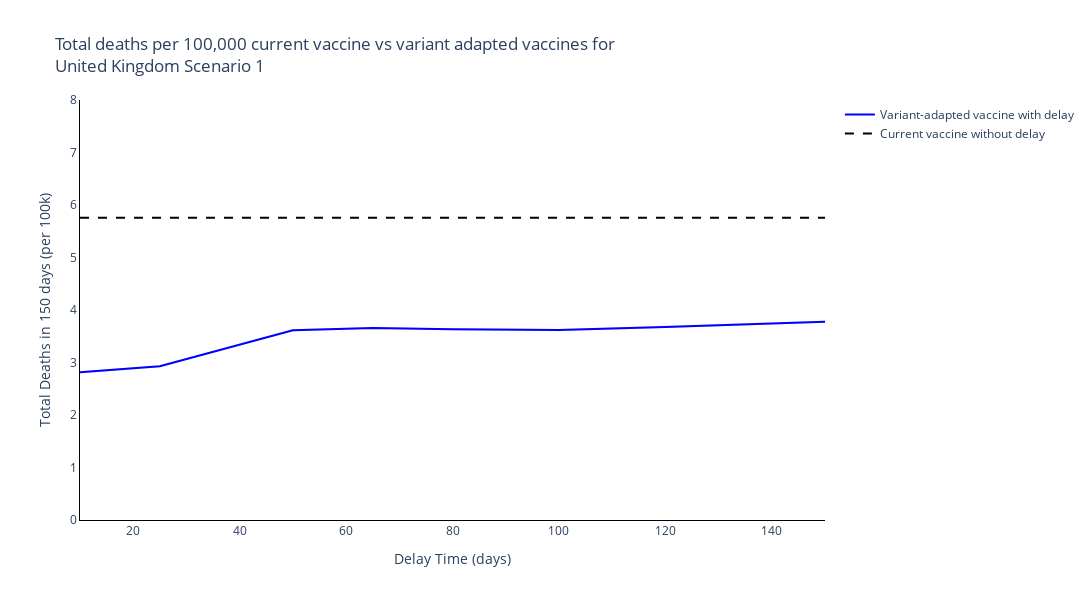
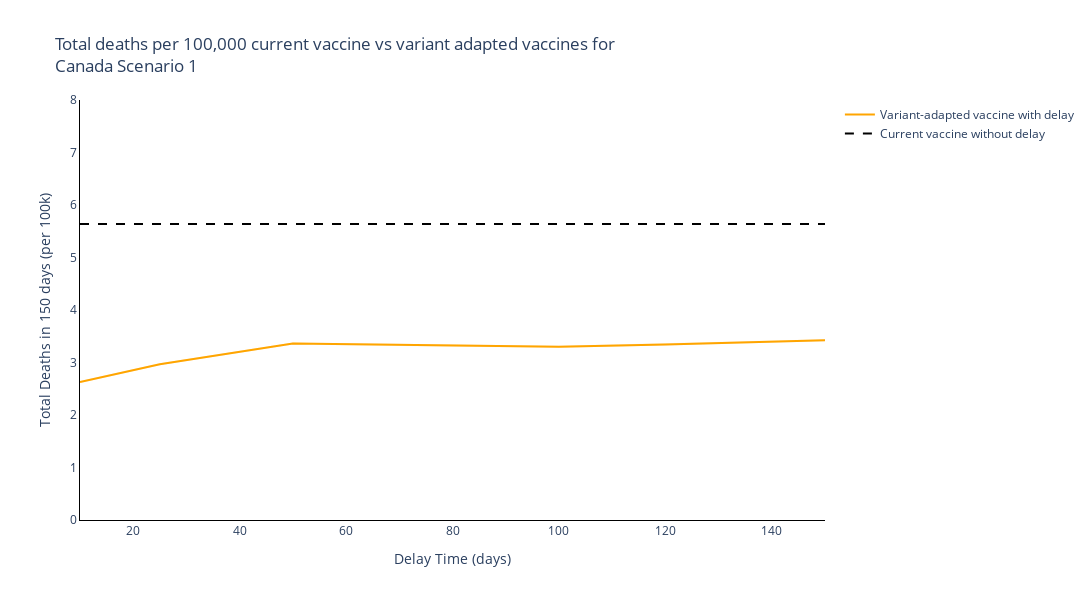
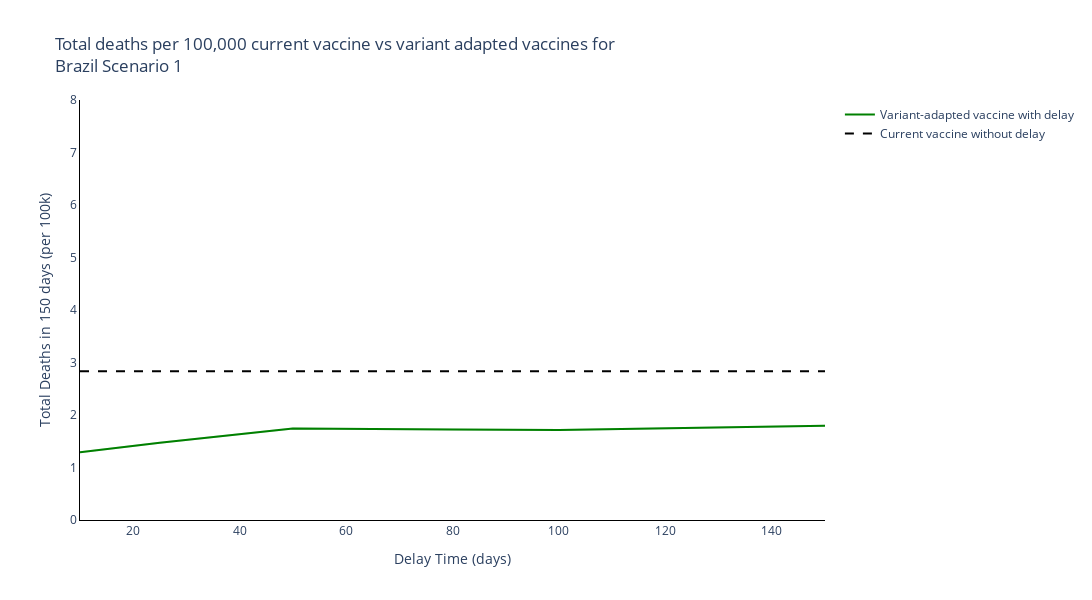
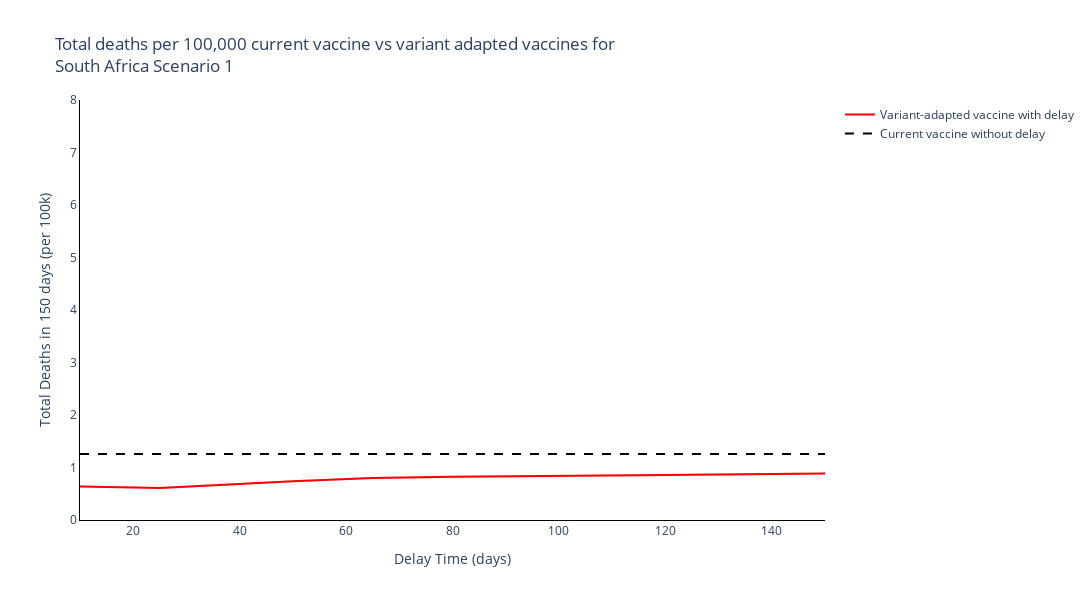

The notebook cell saved with these charts, in order:
### Markdown cell above
## Summary Figures
### Time of switch from current to variant adapted vaccines

### Code cell
new_scenario_names = ['Scenario {}'.format(s+1) for s, scenario in enumerate(scenario_names[:-1])] + [scenario_names[-1]]

# Plot for each region
for s, scenario in enumerate(new_scenario_names):
    # Plot for each boosting scenario
    for r, reg in enumerate(regions):
        fig = go.Figure()
        fig.add_trace(
            go.Scatter(
                y=[np.sum(var_adapted_delayed_total_new_deaths_mean[r][dt, s, :]) for dt, delay_time in enumerate(delay_times)],
                x=delay_times,
                mode='lines',
                name='Variant-adapted vaccine with delay',
                line=dict(
                    color=colours[r]),
            )
        )

        fig.add_trace(
            go.Scatter(
                y=[np.sum(var_adapted_delayed_total_new_deaths_upper[r][dt, s, :]) for dt, delay_time in enumerate(delay_times)] + [np.sum(var_adapted_delayed_total_new_deaths_lower[r][dt, s, :]) for dt, delay_time in enumerate(delay_times)][::-1],
                x=delay_times + delay_times[::-1],
                mode='lines',
                name='Variant-adapted vaccine with delay',
                fill='toself',
                fillcolor=colours[r],
                line_color=colours[r],
                opacity=0.15,
                showlegend=False
            )
        )

        fig.add_trace(
            go.Scatter(
                y=[np.sum(current_vacc_total_new_deaths_mean[r][s,:])] * len(delay_times),
                x=delay_times,
                mode='lines',
                name='Current vaccine without delay',
                line=dict(
                    color='black',
                    dash='dash')
            )
        )

        # Add axis labels
        fig.update_layout(
            boxmode='group',
            title='Total deaths per 100,000 current vaccine vs variant adapted vaccines for <br>{} {}'.format(reg, scenario),
            width=1100,
            height=600,
            plot_bgcolor='white',
            xaxis=dict(
                linecolor='black',
                title='Delay Time (days)'
                ),
            yaxis=dict(
                linecolor='black',
                title='Total Deaths in 150 days (per 100k)',
                range=[0, 8]),
            hovermode='x unified'
            )

        fig.write_image('images/report5_time_switch_vaccine_type/Time of switch from current to variant adapted vaccines {} {}.pdf'.format(reg, scenario))
        fig.show()

### Figure 1 — Plotly figure (JSON) as saved in the notebook; plotly's stock layout.template omitted (floating-point values rounded to 4 significant figures)
{"data": [{"line": {"color": "blue"}, "mode": "lines", "name": "Variant-adapted vaccine with delay", "type": "scatter", "x": [10, 25, 50, 65, 80, 100, 120, 150], "y": [2.815, 2.929, 3.612, 3.656, 3.634, 3.617, 3.675, 3.776]}, {"fill": "toself", "fillcolor": "blue", "line": {"color": "blue"}, "mode": "lines", "name": "Variant-adapted vaccine with delay", "opacity": 0.15, "showlegend": false, "type": "scatter", "x": [10, 25, 50, 65, 80, 100, 120, 150, 150, 120, 100, 80, 65, 50, 25, 10], "y": [2.815, 2.929, 3.612, 3.656, 3.634, 3.617, 3.675, 3.776, 3.776, 3.675, 3.617, 3.634, 3.656, 3.612, 2.929, 2.815]}, {"line": {"color": "black", "dash": "dash"}, "mode": "lines", "name": "Current vaccine without delay", "type": "scatter", "x": [10, 25, 50, 65, 80, 100, 120, 150], "y": [5.755, 5.755, 5.755, 5.755, 5.755, 5.755, 5.755, 5.755]}], "layout": {"boxmode": "group", "height": 600, "hovermode": "x unified", "plot_bgcolor": "white", "title": {"text": "Total deaths per 100,000 current vaccine vs variant adapted vaccines for <br>United Kingdom Scenario 1"}, "width": 1100, "xaxis": {"linecolor": "black", "title": {"text": "Delay Time (days)"}}, "yaxis": {"linecolor": "black", "range": [0, 8], "title": {"text": "Total Deaths in 150 days (per 100k)"}}}}

### Figure 2 — Plotly figure (JSON) as saved in the notebook; plotly's stock layout.template omitted (floating-point values rounded to 4 significant figures)
{"data": [{"line": {"color": "orange"}, "mode": "lines", "name": "Variant-adapted vaccine with delay", "type": "scatter", "x": [10, 25, 50, 65, 80, 100, 120, 150], "y": [2.63, 2.967, 3.364, 3.346, 3.318, 3.302, 3.345, 3.425]}, {"fill": "toself", "fillcolor": "orange", "line": {"color": "orange"}, "mode": "lines", "name": "Variant-adapted vaccine with delay", "opacity": 0.15, "showlegend": false, "type": "scatter", "x": [10, 25, 50, 65, 80, 100, 120, 150, 150, 120, 100, 80, 65, 50, 25, 10], "y": [2.63, 2.967, 3.364, 3.346, 3.318, 3.302, 3.345, 3.425, 3.425, 3.345, 3.302, 3.318, 3.346, 3.364, 2.967, 2.63]}, {"line": {"color": "black", "dash": "dash"}, "mode": "lines", "name": "Current vaccine without delay", "type": "scatter", "x": [10, 25, 50, 65, 80, 100, 120, 150], "y": [5.636, 5.636, 5.636, 5.636, 5.636, 5.636, 5.636, 5.636]}], "layout": {"boxmode": "group", "height": 600, "hovermode": "x unified", "plot_bgcolor": "white", "title": {"text": "Total deaths per 100,000 current vaccine vs variant adapted vaccines for <br>Canada Scenario 1"}, "width": 1100, "xaxis": {"linecolor": "black", "title": {"text": "Delay Time (days)"}}, "yaxis": {"linecolor": "black", "range": [0, 8], "title": {"text": "Total Deaths in 150 days (per 100k)"}}}}

### Figure 3 — Plotly figure (JSON) as saved in the notebook; plotly's stock layout.template omitted (floating-point values rounded to 4 significant figures)
{"data": [{"line": {"color": "green"}, "mode": "lines", "name": "Variant-adapted vaccine with delay", "type": "scatter", "x": [10, 25, 50, 65, 80, 100, 120, 150], "y": [1.289, 1.471, 1.744, 1.74, 1.723, 1.714, 1.744, 1.796]}, {"fill": "toself", "fillcolor": "green", "line": {"color": "green"}, "mode": "lines", "name": "Variant-adapted vaccine with delay", "opacity": 0.15, "showlegend": false, "type": "scatter", "x": [10, 25, 50, 65, 80, 100, 120, 150, 150, 120, 100, 80, 65, 50, 25, 10], "y": [1.289, 1.471, 1.744, 1.74, 1.723, 1.714, 1.744, 1.796, 1.796, 1.744, 1.714, 1.723, 1.74, 1.744, 1.471, 1.289]}, {"line": {"color": "black", "dash": "dash"}, "mode": "lines", "name": "Current vaccine without delay", "type": "scatter", "x": [10, 25, 50, 65, 80, 100, 120, 150], "y": [2.832, 2.832, 2.832, 2.832, 2.832, 2.832, 2.832, 2.832]}], "layout": {"boxmode": "group", "height": 600, "hovermode": "x unified", "plot_bgcolor": "white", "title": {"text": "Total deaths per 100,000 current vaccine vs variant adapted vaccines for <br>Brazil Scenario 1"}, "width": 1100, "xaxis": {"linecolor": "black", "title": {"text": "Delay Time (days)"}}, "yaxis": {"linecolor": "black", "range": [0, 8], "title": {"text": "Total Deaths in 150 days (per 100k)"}}}}

### Figure 4 — Plotly figure (JSON) as saved in the notebook; plotly's stock layout.template omitted (floating-point values rounded to 4 significant figures)
{"data": [{"line": {"color": "red"}, "mode": "lines", "name": "Variant-adapted vaccine with delay", "type": "scatter", "x": [10, 25, 50, 65, 80, 100, 120, 150], "y": [0.6368, 0.6091, 0.7367, 0.8016, 0.8215, 0.8317, 0.8555, 0.8874]}, {"fill": "toself", "fillcolor": "red", "line": {"color": "red"}, "mode": "lines", "name": "Variant-adapted vaccine with delay", "opacity": 0.15, "showlegend": false, "type": "scatter", "x": [10, 25, 50, 65, 80, 100, 120, 150, 150, 120, 100, 80, 65, 50, 25, 10], "y": [0.6368, 0.6091, 0.7367, 0.8016, 0.8215, 0.8317, 0.8555, 0.8874, 0.8874, 0.8555, 0.8317, 0.8215, 0.8016, 0.7367, 0.6091, 0.6368]}, {"line": {"color": "black", "dash": "dash"}, "mode": "lines", "name": "Current vaccine without delay", "type": "scatter", "x": [10, 25, 50, 65, 80, 100, 120, 150], "y": [1.259, 1.259, 1.259, 1.259, 1.259, 1.259, 1.259, 1.259]}], "layout": {"boxmode": "group", "height": 600, "hovermode": "x unified", "plot_bgcolor": "white", "title": {"text": "Total deaths per 100,000 current vaccine vs variant adapted vaccines for <br>South Africa Scenario 1"}, "width": 1100, "xaxis": {"linecolor": "black", "title": {"text": "Delay Time (days)"}}, "yaxis": {"linecolor": "black", "range": [0, 8], "title": {"text": "Total Deaths in 150 days (per 100k)"}}}}
